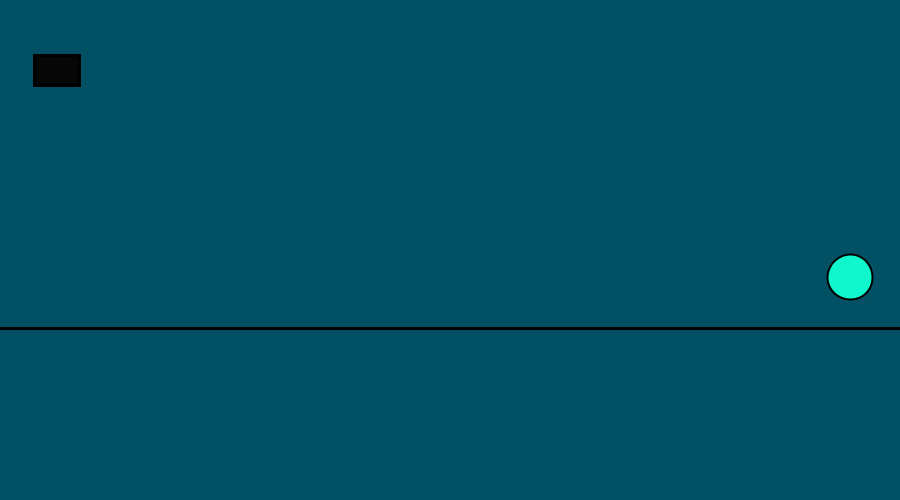
Frame 1 (no input)
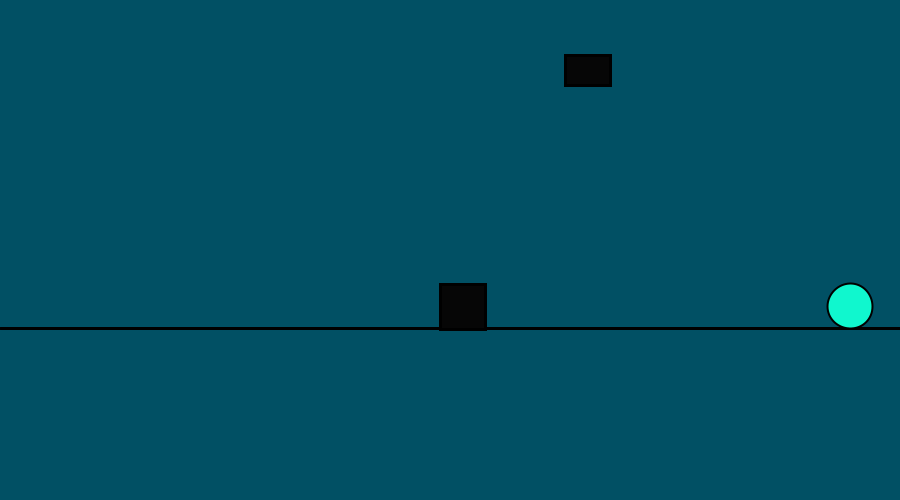
Frame 60 (the mouse pressed at the canvas centre just before this capture)
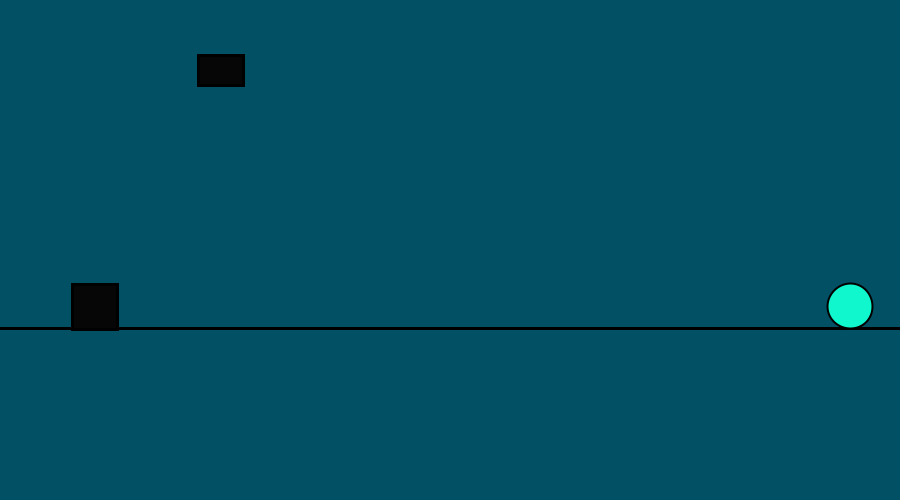
Frame 120 (the mouse held since frame 60 and released just before this capture)

The Processing sketch that drew these frames (run headless with seeded random() and noise(); from frame 60 on, the mouse is pressed at the canvas centre):

// Processing sketch: processing_76610
// ── processing_76610.pde

int a=30;
int b=100;
int c=45;
int d= 80;
int xPos1= 25;
int xPos2= -100;
int dirX1= 9;
int dirY1= 0;
int yPos1= 277;

int gravity = 1;
Boolean buttonPressed = false;
void setup() {

  size(900, 500);
  noCursor();
}
void draw() {

  background(1, 80, 100);

  //ground
  strokeWeight(3);
  line(0, height/1.52, width, height/1.52);

  //box
  xPos1=dirX1 + xPos1;
  fill(6);
  rect(xPos1, height/9, c, a);

  if (xPos1 > width) {
    xPos1=0;
  }

  //obstacle
  xPos2=xPos2+dirX1;
  rect(xPos2, height/1.76, c, c);

  if (xPos2 > width) {
    xPos2=0;
  }
  fill(16, 247, 206);
  strokeWeight(2);
  ellipse(850, yPos1, 45, 45);

  yPos1 = yPos1 + dirY1;//move
  dirY1 = dirY1 + gravity; //gravity pulls you down. (what a drag)
  if (yPos1 >= 306) {//if on the ground
    dirY1 = 0;
    yPos1 = 306; //set character on ground;
  }
}
void keyPressed() {
  if ((keyCode == UP) && (buttonPressed == false)){
    buttonPressed = true;
    dirY1 = -15;
  }
}

void keyReleased() {
  buttonPressed = false;
}
